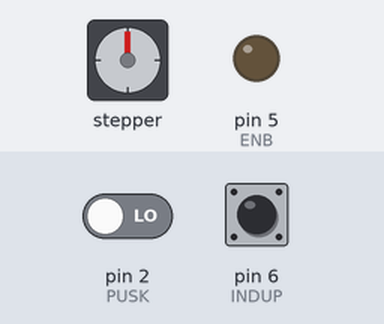
The sketch below on a simulated Arduino Uno, built with avr-gcc and run on an emulated ATmega328P. Parts: stepper motor, output pins drawn as LEDs (lit = HIGH). Wiring (inferred from the names in the program): stepper motor driver (200 steps per turn assumed): step pin 3; direction pin 4. The inputs (shaded band) are chosen by the test bench; at power-on: pin 2 (PUSK) LOW, pin 6 (INDUP) HIGH. Pins used as bus, display or sensor lines are not drawn.

Above: at 1.2 s.
1.3 s: pin 2 (PUSK) driven HIGH
At 2.0 s:
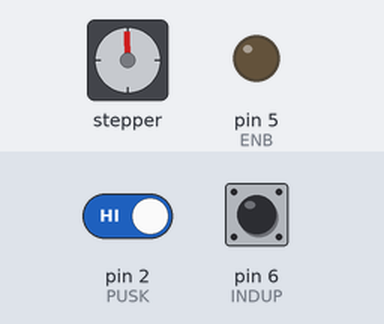
6.0 s: pin 6 (INDUP) pulled LOW for 3.2 s
13.7 s: pin 2 (PUSK) driven LOW
At 15.4 s:
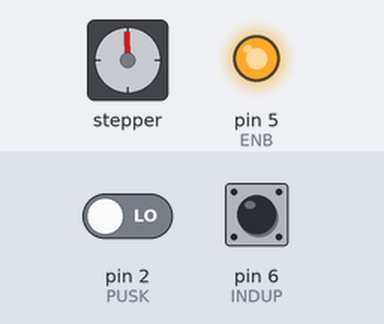
15.7 s: pin 6 (INDUP) pulled LOW for 1 s
At 16.5 s:
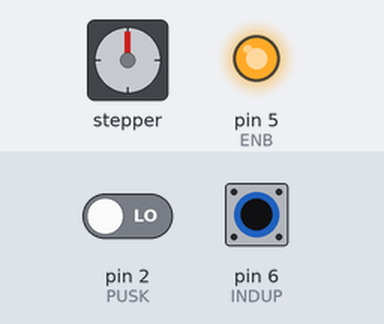
Timing chart, 0 to 18.7 s (numbered marks = the images above; inputs shaded):
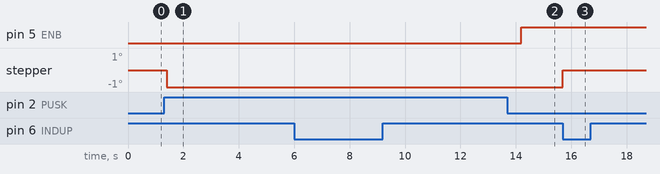

Measured:
- after the input at 6.0 s, every drawn part: stays the same
- after the input at 13.7 s, pin 5 (ENB): goes on until 14.2 s, then stays HIGH; stepper: stops changing and stays -1°

The sketch:

Den_Stepper.ino
```cpp
#include <PWM.h>

#define PUSK      2               //Пин кнопки пуск/стоп
#define STEP      3               //Пин тактирования
#define DIR       4               //Пин направления
#define ENB       5               //Пин отключения двигателя
#define INDUP     6               //Пин датчика индуктивности верхнего

#define DIR_UP    0               //Направление вверх
#define DIR_DWN   1               //Направление вниз

#define FREQ_UP   735             //Частота при направлении вверх
#define FREQ_DWN  FREQ_UP * 4     //Частота при направлении вниз

#define TIMING    5000            //Время отработки движения вниз(мс)

#define DELBT     100             //Задержка для проверки истинности нажатия кнопки, по умолчанию 250 мсек.

bool flgRun = false;  //Флаг запуска (1) или остановки (0) двигателя

//Переменные для антистатической кнопки
bool flgbtn1 = false;
uint32_t timing1 = 0;
uint32_t timing2 = 0;

bool flgUp = false;

void setup()
{
  InitTimersSafe();

  pinMode(PUSK, INPUT);
  pinMode(INDUP, INPUT);

  pinMode(ENB, OUTPUT);
  pinMode(DIR, OUTPUT);
  pinMode(STEP, OUTPUT);
}

void loop() {
  PressPUSK();

  if(flgRun)
  {
    SetPinFrequencySafe(STEP, FREQ_UP);
    digitalWrite(ENB, 0);
    digitalWrite(DIR, DIR_UP);
    pwmWrite(STEP, 128);
    flgRun = false;
  }

  if(!digitalRead(INDUP))
  {
    digitalWrite(DIR, DIR_DWN);
    SetPinFrequencySafe(STEP, FREQ_DWN);
    pwmWrite(STEP, 128);
    timing2 = millis();
    flgUp = true;
  }

  if(flgUp && (millis() - timing2 > TIMING))
  {
    pwmWrite(STEP, 0);
    digitalWrite(ENB, 1);
    delay(1000);
    flgUp = false;
  }
}

//Обработчик нажатия кнопки ПУСК
void PressPUSK(void)
{
  if (digitalRead(PUSK) && !flgbtn1)
  {
    timing1 = millis();
    flgbtn1 = true;
  }
  else if (!digitalRead(PUSK))
  {
    flgbtn1 = false;
  }

  if (flgbtn1 && (millis() - timing1 > DELBT))
     flgRun = true;
}
```
